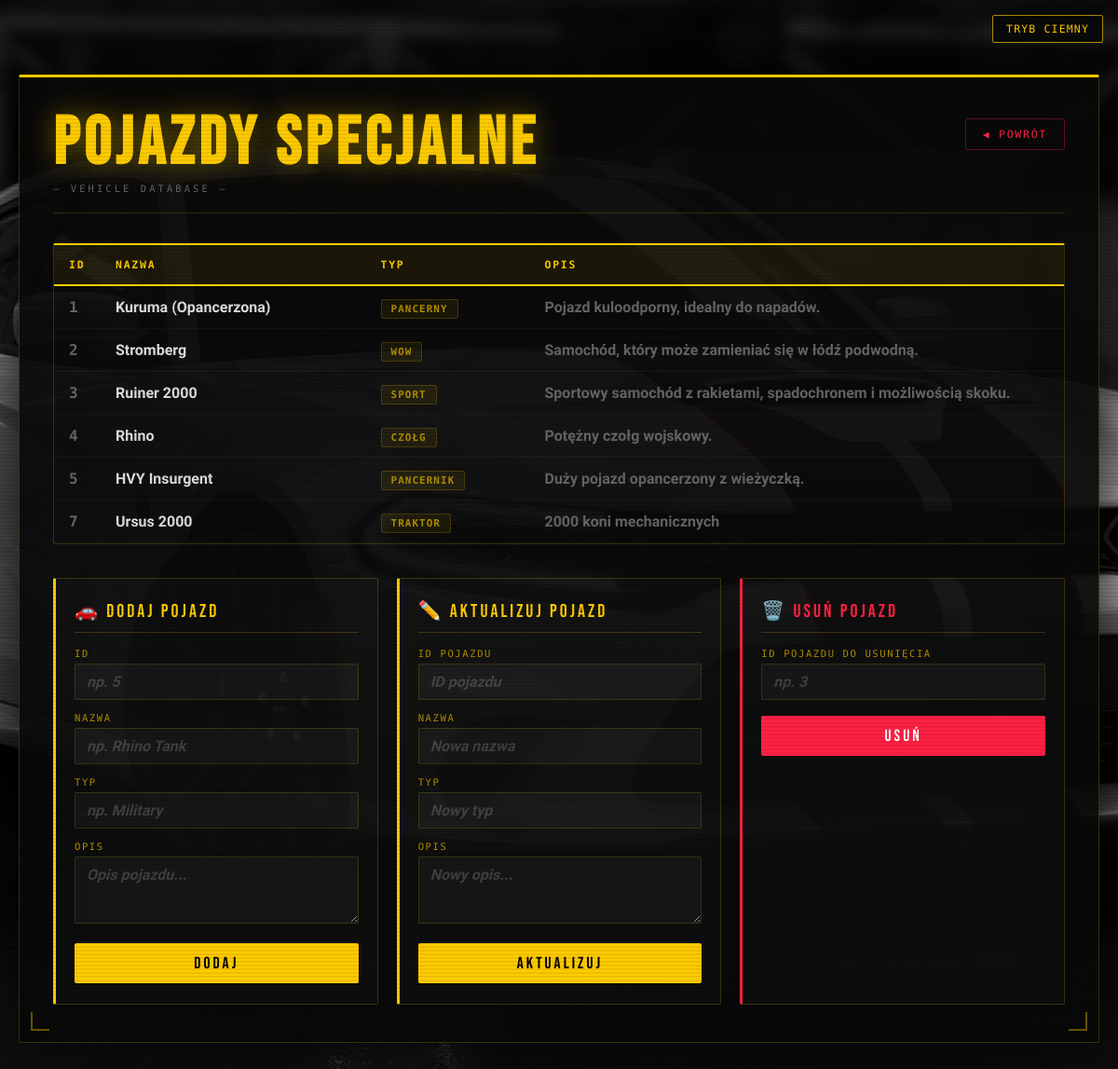
Screenshot of /vehicles.php with the database file from the repository.
### tables this page shows
CREATE TABLE `pojazdy_specjalne` (
  `id` int(11) NOT NULL,
  `nazwa` varchar(100) NOT NULL,
  `typ` varchar(50) DEFAULT NULL,
  `opis` text NOT NULL
);

### vehicles.php (the view, shortened to what this page needs)
<!DOCTYPE html>
<html lang="pl">
<head>
    <link rel="stylesheet" href="vehicles.css">
</head>
<body>
    <div class="controls">
        <button id="toggle-dark-mode">Tryb ciemny</button>
    </div>
    <div class="container">
        <div class="page-header">
            <div>
                <h1>Pojazdy Specjalne</h1>
                <span class="page-header__sub">— VEHICLE DATABASE —</span>
            </div>
            <a href="gta.php" class="back-btn">◀ Powrót</a>
        </div>
        <?php
        $conn = mysqli_connect('localhost', 'root', '', 'gta');
        $q = "SELECT * FROM pojazdy_specjalne";
        $result = mysqli_query($conn, $q);
        if (mysqli_num_rows($result) > 0) {
            echo "<div class='table-wrap'>";
            echo "<table class='vehicles-table'>";
            echo "<thead><tr>";
            echo "<th>ID</th><th>Nazwa</th><th>Typ</th><th>Opis</th>";
            echo "</tr></thead><tbody>";
            while($row = mysqli_fetch_assoc($result)) {
                echo "<tr>";
                echo "<td class='cell-id'>" . $row['id'] . "</td>";
                echo "<td class='cell-name'>" . htmlspecialchars($row['nazwa']) . "</td>";
                echo "<td><span class='type-badge'>" . htmlspecialchars($row['typ']) . "</span></td>";
                echo "<td class='cell-opis'>" . htmlspecialchars($row['opis']) . "</td>";
                echo "</tr>";
            }
            echo "</tbody></table></div>";
        }
        ?>
        <div class="forms-grid">
            <div class="form-panel">
                <div class="form-panel__title">🚗 Dodaj pojazd</div>
                <form method="POST" action="vehicles.php">
                    <div class="field">
                        <label>ID</label>
                        <input type="number" name="id" placeholder="np. 5" required>
                    </div>
                    <div class="field">
                        <label>Nazwa</label>
                        <input type="text" name="nazwa" placeholder="np. Rhino Tank" required>
                    </div>
                    <div class="field">
                        <label>Typ</label>
                        <input type="text" name="typ" placeholder="np. Military">
                    </div>
                    <div class="field">
                        <label>Opis</label>
                        <textarea name="opis" placeholder="Opis pojazdu..."></textarea>
                    </div>
                    <input type="submit" name="insert" value="DODAJ">
                </form>
            </div>
            <div class="form-panel">
                <div class="form-panel__title">✏️ Aktualizuj pojazd</div>
                <form method="POST" action="">
                    <div class="field">
                        <label>ID pojazdu</label>
                        <input type="number" name="id" placeholder="ID pojazdu" required>
                    </div>
                    <div class="field">
                        <label>Nazwa</label>
                        <input type="text" name="nazwa" placeholder="Nowa nazwa">
                    </div>
                    <div class="field">
                        <label>Typ</label>
                        <input type="text" name="typ" placeholder="Nowy typ">
                    </div>
                    <div class="field">
                        <label>Opis</label>
                        <textarea name="opis" placeholder="Nowy opis..."></textarea>
                    </div>
                    <input type="submit" name="update" value="AKTUALIZUJ">
                </form>
            </div>
            <div class="form-panel form-panel--delete">
                <div class="form-panel__title">🗑️ Usuń pojazd</div>
                <form method="POST" action="vehicles.php">
                    <div class="field">
                        <label>ID pojazdu do usunięcia</label>
                        <input type="number" name="id_delete" placeholder="np. 3" required>
                    </div>
                    <input type="submit" name="delete" value="USUŃ" class="btn-delete">
                </form>
            </div>
        </div>
    </div>
</body>
</html>

### rows the page displays
pojazdy_specjalne: id "1", nazwa "Kuruma (Opancerzona)", typ "PANCERNY", opis "Pojazd kuloodporny, idealny do napadów."
pojazdy_specjalne: id "2", nazwa "Stromberg", typ "WOW", opis "Samochód, który może zamieniać się w łódź podwodną."
pojazdy_specjalne: id "3", nazwa "Ruiner 2000", typ "SPORT", opis "Sportowy samochód z rakietami, spadochronem i możliwością skoku."
pojazdy_specjalne: id "4", nazwa "Rhino", typ "CZOŁG", opis "Potężny czołg wojskowy."
pojazdy_specjalne: id "5", nazwa "HVY Insurgent", typ "PANCERNIK", opis "Duży pojazd opancerzony z wieżyczką."
pojazdy_specjalne: id "7", nazwa "Ursus 2000", typ "TRAKTOR", opis "2000 koni mechanicznych"
